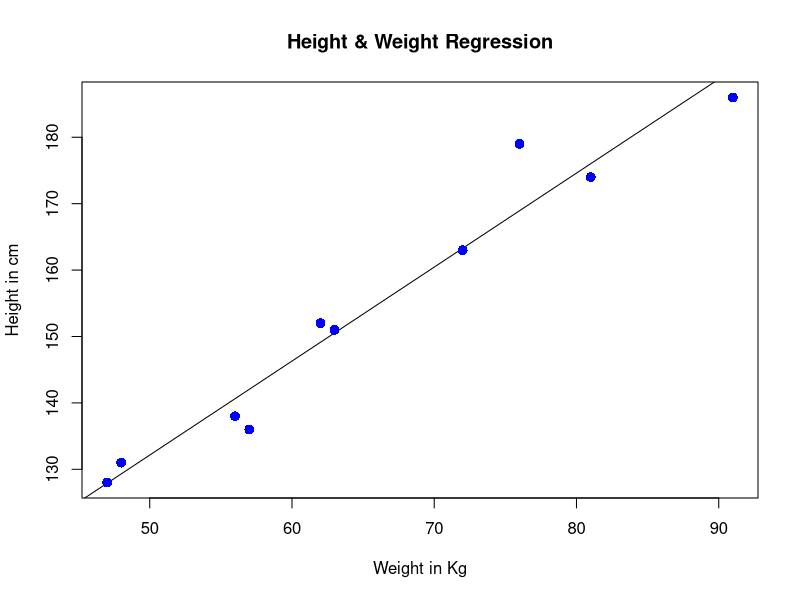
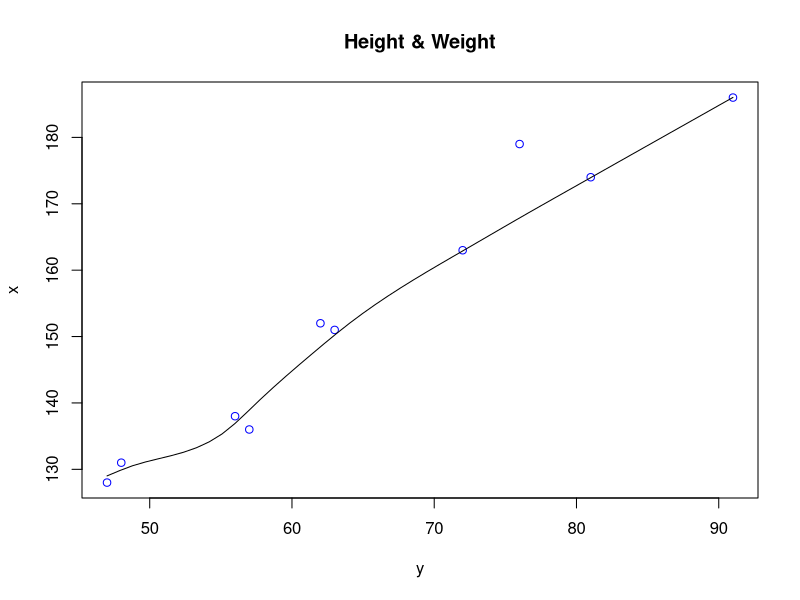
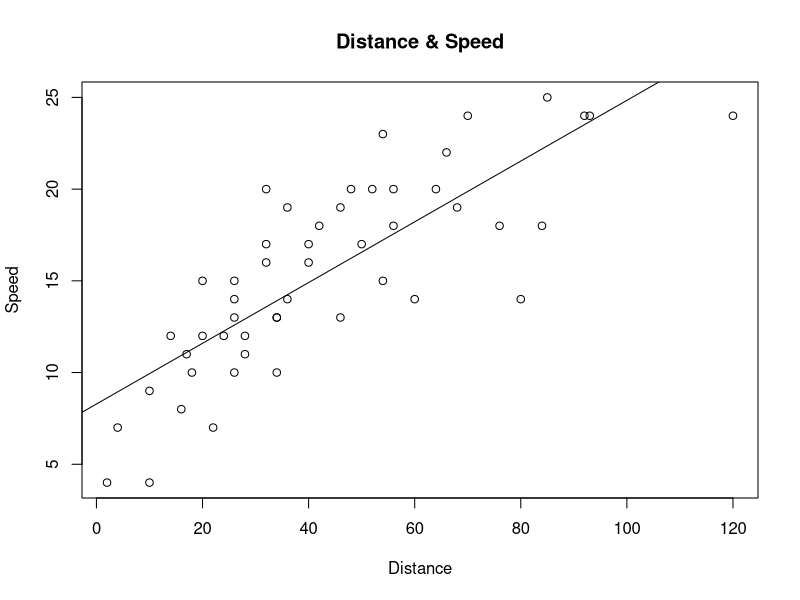
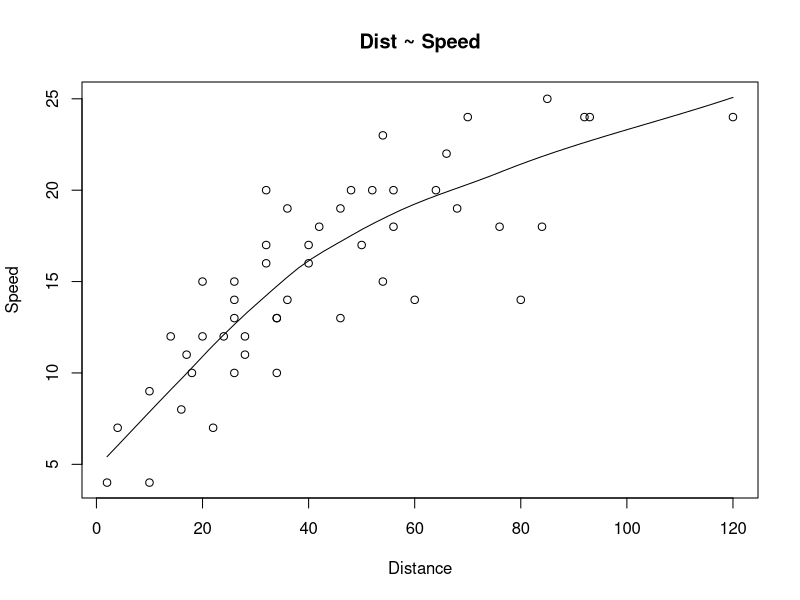
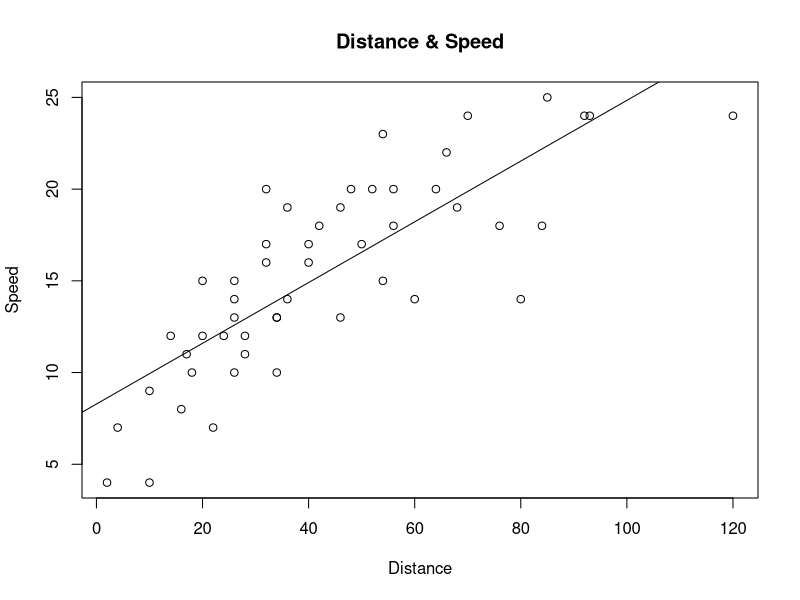
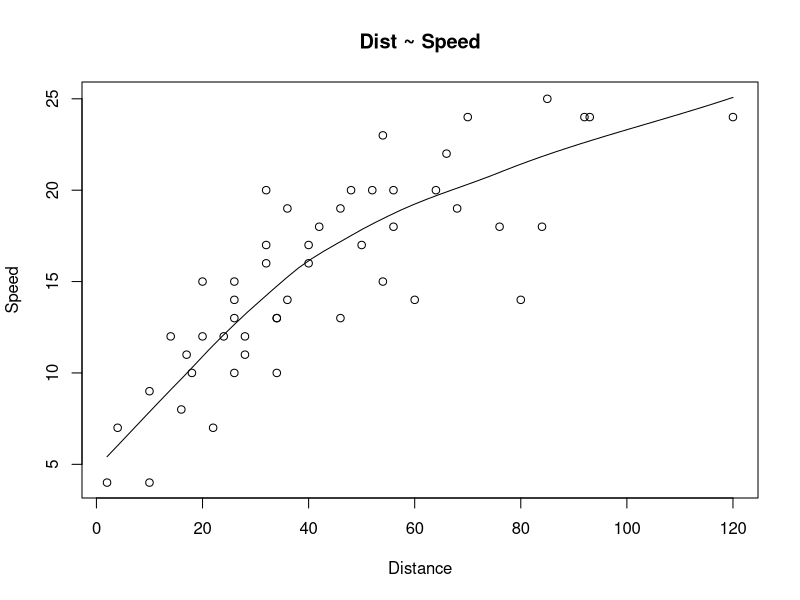

Write R code to recreate these figures, in order.
#Activity 1.1
#The predictor vector.
x <- c(151, 174, 138, 186, 128, 136, 179, 163, 152, 131)
# The response vector.
y <- c(63, 81, 56, 91, 47, 57, 76, 72, 62, 48)

#Apply the lm() function.
relation <- lm(y~x)
print(relation)

#Activity 1.2
summary(relation)

#Activity 1.3
# Find weight of a person with height 170.
a <- data.frame(x = 170)
result <-  predict(relation,a)
print(result)

#Activity 1.4
b <- data.frame(x=c(151, 174,170))
result <-  predict(relation,b)
print(result)

#Activity 1.5
# Plot the chart.
plot(y,x,col = "blue",main = "Height & Weight Regression",
     abline(lm(x~y)),cex = 1.3,pch = 16,xlab = "Weight in Kg",ylab =
       "Height in cm")
# OR
scatter.smooth(y,x,col = "blue",main = "Height & Weight")

#Activity 2.1
x=cars$speed
y=cars$dist
model1 <- lm(y~x)
print(model1)
print(summary(model1))
plot(y,x,main = "Distance & Speed",abline(lm(speed~dist,
                                             data=cars)),xlab = "Distance",ylab = "Speed")
scatter.smooth(y,x, main="Dist ~ Speed",xlab = "Distance",ylab =
                 "Speed")
# OR
model1 <- lm(speed~dist, data=cars)
print(model1)
print(summary(model1))
plot(y=cars$speed,x=cars$dist,main = "Distance & Speed",
     abline(lm(speed~dist, data=cars)),xlab = "Distance",ylab =
       "Speed")
scatter.smooth(y=cars$speed,x=cars$dist, main="Dist ~ Speed",xlab =
                 "Distance",ylab = "Speed")

#Activity 2.2
x=cars$speed
y=cars$dist
model1 <- lm(y~x)
newspeed <- data.frame(x=c(26, 27,28))
result <-  predict(model1,newspeed)
print(result)

#Activity 2.3 - Learn More about lm() and predict()
?lm
?predict

#Activity 3.1
# Loading package
library(e1071)
library(caTools)
library(class)
# Loading data
data(iris)
head(iris)

#Activity 3.2
# Splitting data into train and test data
split <- sample.split(iris, SplitRatio = 0.7)
train_cl <- subset(iris, split == "TRUE")
test_cl <- subset(iris, split == "FALSE")
# Feature Scaling
train_scale <- scale(train_cl[, 1:4])
test_scale <- scale(test_cl[, 1:4])

#Activity 3.3
# Fitting KNN Model to training dataset
classifier_knn <- knn(train = train_scale,
                      test = test_scale,
                      cl = train_cl$Species,
                      k = 1)
print(classifier_knn)

#Activity 3.4
# Confusion Matrix
cm <- table(test_cl$Species, classifier_knn)
print(cm)
# Calculate out of Sample error
misClassError <- mean(classifier_knn != test_cl$Species)
print(paste('Accuracy =', 1-misClassError))

#Activity 3.5
# K = 3
classifier_knn <- knn(train = train_scale,
                      test = test_scale,
                      cl = train_cl$Species,
                      k = 3)
misClassError <- mean(classifier_knn != test_cl$Species)
print(paste('Accuracy =', 1-misClassError))
# K = 5
classifier_knn <- knn(train = train_scale,
                      test = test_scale,
                      cl = train_cl$Species,
                      k = 5)
misClassError <- mean(classifier_knn != test_cl$Species)
print(paste('Accuracy =', 1-misClassError))
# K = 7
classifier_knn <- knn(train = train_scale,
                      test = test_scale,
                      cl = train_cl$Species,
                      k = 7)
misClassError <- mean(classifier_knn != test_cl$Species)
print(paste('Accuracy =', 1-misClassError))
# K = 15
classifier_knn <- knn(train = train_scale,
                      test = test_scale,
                      cl = train_cl$Species,
                      k = 15)
misClassError <- mean(classifier_knn != test_cl$Species)
print(paste('Accuracy =', 1-misClassError))
# K = 19
classifier_knn <- knn(train = train_scale,
                      test = test_scale,
                      cl = train_cl$Species,
                      k = 19)
misClassError <- mean(classifier_knn != test_cl$Species)
print(paste('Accuracy =', 1-misClassError))
